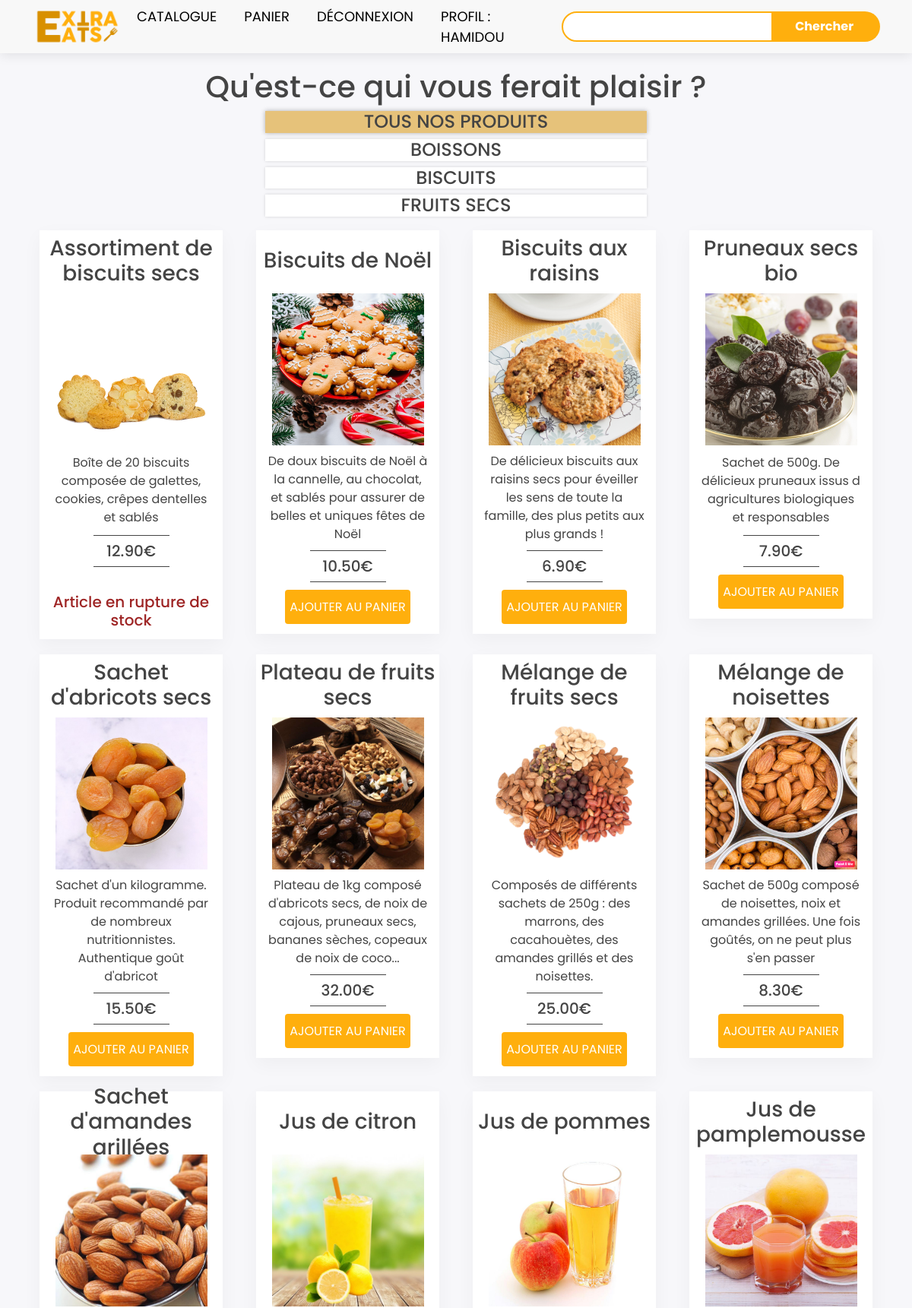
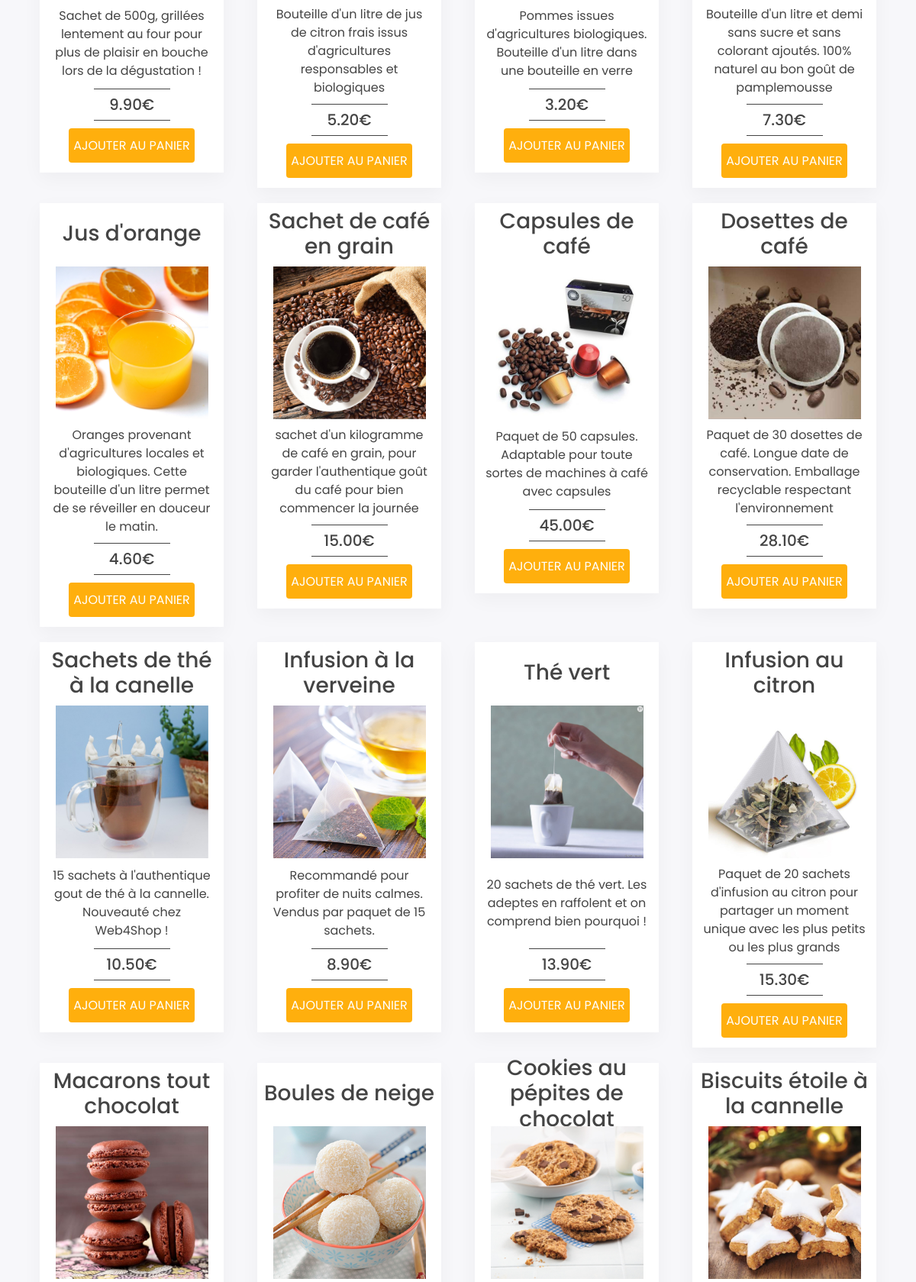
Screenshot of /index.php (signed in, upper part) with the database file from the repository (2 pictures, top to bottom).
### tables this page shows
CREATE TABLE `categories` (
  `id` tinyint(4) NOT NULL,
  `name` varchar(100) NOT NULL
);

CREATE TABLE `products` (
  `id` int(11) NOT NULL,
  `cat_id` tinyint(4) NOT NULL,
  `name` varchar(150) NOT NULL,
  `description` text NOT NULL,
  `image` varchar(30) NOT NULL,
  `price` decimal(5,2) NOT NULL,
  `quantity` int(3) NOT NULL
);

### Controller/ControllerCatalog.php (called while the page is built, shortened)
<?php
require_once 'Model/Catalog.php';
class ControllerCatalog {
    private $catalog;
    public function __construct() {
        $this->catalog = new Catalog();
    }
    public function accueil($cat_id, $txtSearched = null) {
        $categories = $this->catalog->getCategories();
        $categ = $this->catalog->getCategoryName($cat_id);
        $products = $this->catalog->getProducts($cat_id, $txtSearched);
        $view = new View("Catalog");
        $view->generate(array('products' => $products, 'categories' => $categories, 'category_name' => $categ, 'txtSearched' => $txtSearched));
    }
}

### index.php (called while the page is built, shortened)
<?php
$router = new Router();
$router->routing();

### Model/Catalog.php (called while the page is built, shortened)
<?php
require_once 'Model.php';
class Catalog extends Model {
    public function getProducts($cat_id, $txtSearched) {
        if ($txtSearched != null) {
            $sql = "SELECT * FROM products WHERE name LIKE ?";
            $products = $this->executerRequete($sql, array('%'.$txtSearched.'%'));
            return $products;
        } else {
            if($cat_id != 0) {
                $sql = "SELECT * FROM products WHERE cat_id = ?";
                $products = $this->executerRequete($sql, array($cat_id));
                if ($products->rowCount() > 0) {
                    return $products;
                }
                else {
                    throw new Exception("Aucun produit ne correspond à l'identifiant '$cat_id'");
                }
            }
            else {
                $sql = "SELECT * FROM products";
                $products = $this->executerRequete($sql);
                return $products;
            }
        }
    }
    public function getCategories() {
        $sql = "SELECT * FROM categories";
        $categories = $this->executerRequete($sql);
        return $categories;
    }
};

### Model/Model.php (called while the page is built, shortened)
<?php
abstract class Model {
    private $bdd;
    protected function executerRequete($sql, $params = null) {
        if ($params == null) {
            $resultat = $this->getBdd()->query($sql);
        }
        else {
            $resultat = $this->getBdd()->prepare($sql);
            $resultat->execute($params);
        }
        return $resultat;
    }
    private function getBdd() {
        if ($this->bdd == null) {
            $dbhost = 'localhost';
            $dbbase = 'web4shop';
            $dbuser = 'userepul';
            $dbpwd = 'epul';
            $this->bdd = new PDO("mysql:host=$dbhost;dbname=$dbbase;charset=utf8",$dbuser, $dbpwd,
                    array(PDO::ATTR_ERRMODE => PDO::ERRMODE_EXCEPTION));
        }
        return $this->bdd;
    }
}

### View/ViewCatalog.php (the view, shortened to what this page needs)
<div class="container catalog">
    <div class="text-center">
        <h1>Qu'est-ce qui vous ferait plaisir ?</h1>
    </div>
    <?php if($category_name['name'] == 'Toutes les categories'):?>
    <div class="categoryBox selected">
    <?php else:?>
    <div class="categoryBox">
    <?php endif;?>
        <a href="index.php?page=catalog">
            <h4>TOUS NOS PRODUITS</h4>
        </a>
    </div>
    <?php foreach ($categories as $categorie):?>
    <?php if($category_name['name'] == $categorie['name']):?>
    <div class="categoryBox selected">
    <?php else:?>
    <div class="categoryBox">
    <?php endif;?>
        <a href="<?= "index.php?page=catalog&cat=" . $categorie['id'] ?>">
            <h4><?= strtoupper($categorie['name']) ?></h4>
        </a>
    </div>
    <?php endforeach; ?>
    <div class="row">
    <?php foreach ($products as $product):?>
        <div class="col-lg-3 col-md-6">
            <div class="catalogBox">
                <a href="<?= "index.php?page=product&id=" . $product['id'] ?>">
                <div class="clickableBox">
                    <h3><?= $product['name'] ?></h3>
                    <?php
                    $image = $product['image'];
                    $chemin="assets/img/".$image;
                    $img = "<img src = \"" . $chemin ."\" class =\"articleImg\">";
                    echo ($img);
                    ?>
                    <p><?= $product['description'] ?></p>
                    <div class="smallLine"></div>
                    <?php $price = $product['price'];
                    echo("<h5>". $price . "€ </h5>");?>
                    <div class="smallLine"></div>
                </div>
                </a>
                <?php if($product['quantity'] != 0) :?>
                <form action = "index.php?page=Cart" method="POST" id="addToCartForm" name="addToCartForm">
                    <input class="btn1" type="submit" name = "addedToCart" value="AJOUTER AU PANIER">
                </form>
                <?php else: ?>
                    <br/>
                    <h5 class="unavailableProductText">Article en rupture de stock</h5>
                <?php endif; ?>
            </div>
        </div>
    <?php endforeach; ?>
    </div>
</div>

### assets/css/style.css (style rules this page uses)
:root { --custom-color-basic: #ffaf0d; --custom-color-hover: #d89000; }
body { background: #f7f7fa; padding-top: 90px; font-family: 'Poppins', sans-serif; color: #444444; }
a, a:hover, a:active, a:visited { text-decoration: none; color: #444444; }
.categoryBox { width: 45%; margin-left: auto; margin-right: auto; background: #fff; text-align: center; box-shadow: 0px 0px 4px rgba(0, 0, 0, 0.15); color: #444444!important; transition: 0.2s; }
.selected { background: rgb(230, 194, 122); box-shadow: 0px 0px 6px rgba(0, 0, 0, 0.3); }
.catalogBox { padding: 5px; margin: 10px; background: #fff; text-align: center; box-shadow: 0 8px 24px rgba(13, 13, 13, .04); transition: 0.2s; }
.catalogBox h3 { display: flex; justify-content: center; align-items: center; height: 70px; }
.catalogBox .clickableBox { color: #444444; }
.articleImg { width: 200px; height: 200px; }
.catalogBox p { margin: 9px; min-height: 100px; display: flex; justify-content: center; align-items: center; }
.catalogBox .smallLine { margin-left: auto; margin-right: auto; margin-top: 2px; margin-bottom: 2px; height: 1px; width: 100px; background-color: #444444; }
.catalogBox h5 { margin-top: 8px; }
.btn1 { margin: 8px; height: 45px; width: auto; border: none; border-radius: 4px; outline: none; background-color: var(--custom-color-basic); color : white; transition: 0.2s; }
.unavailableProductText { color:rgb(158, 37, 37); }

### rows the page displays
categories: name "BOISSONS"
categories: name "BISCUITS"
categories: name "FRUITS SECS"
products: name "Assortiment de biscuits secs", image (picture), description "Boîte de 20 biscuits composée de galettes, cookies, crêpes dentelles et sablés", price "12.90", quantity "Article en rupture de stock"
products: name "Biscuits de Noël", image (picture), description "De doux biscuits de Noël à la cannelle, au chocolat, et sablés pour assurer de belles et uniques fêtes de Noël", price "10.50"
products: name "Biscuits aux raisins", image (picture), description "De délicieux biscuits aux raisins secs pour éveiller les sens de toute la famille, des plus petits aux plus grands !", price "6.90"
products: name "Pruneaux secs bio", image (picture), description "Sachet de 500g. De délicieux pruneaux issus d agricultures biologiques et responsables", price "7.90"
products: name "Sachet d'abricots secs", image (picture), description "Sachet d'un kilogramme. Produit recommandé par de nombreux nutritionnistes. Authentique goût d'abricot", price "15.50"
products: name "Plateau de fruits secs", image (picture), description "Plateau de 1kg composé d'abricots secs, de noix de cajous, pruneaux secs, bananes sèches, copeaux de noix de coco...", price "32.00"
products: name "Mélange de fruits secs", image (picture), description "Composés de différents sachets de 250g : des marrons, des cacahouètes, des amandes grillés et des noisettes.", price "25.00"
products: name "Mélange de noisettes", image (picture), description "Sachet de 500g composé de noisettes, noix et amandes grillées. Une fois goûtés, on ne peut plus s'en passer", price "8.30"
products: name "Sachet d'amandes grillées", image (picture), description "Sachet de 500g, grillées lentement au four pour plus de plaisir en bouche lors de la dégustation !", price "9.90"
products: name "Jus de citron", image (picture), description "Bouteille d'un litre de jus de citron frais issus d'agricultures responsables et biologiques", price "5.20"
products: name "Jus de pommes", image (picture), description "Pommes issues d'agricultures biologiques. Bouteille d'un litre dans une bouteille en verre", price "3.20"
products: name "Jus de pamplemousse", image (picture), description "Bouteille d'un litre et demi sans sucre et sans colorant ajoutés. 100% naturel au bon goût de pamplemousse", price "7.30"
products: name "Jus d'orange", image (picture), description "Oranges provenant d'agricultures locales et biologiques. Cette bouteille d'un litre permet de se réveiller en douceur le matin.", price "4.60"
products: name "Sachet de café en grain", image (picture), description "sachet d'un kilogramme de café en grain, pour garder l'authentique goût du café pour bien commencer la journée", price "15.00"
products: name "Capsules de café", image (picture), description "Paquet de 50 capsules. Adaptable pour toute sortes de machines à café avec capsules", price "45.00"
products: name "Dosettes de café", image (picture), description "Paquet de 30 dosettes de café. Longue date de conservation. Emballage recyclable respectant l'environnement", price "28.10"
products: name "Sachets de thé à la canelle", image (picture), description "15 sachets à l'authentique gout de thé à la cannelle. Nouveauté chez Web4Shop !", price "10.50"
products: name "Infusion à la verveine", image (picture), description "Recommandé pour profiter de nuits calmes. Vendus par paquet de 15 sachets.", price "8.90"
products: name "Thé vert", image (picture), description "20 sachets de thé vert. Les adeptes en raffolent et on comprend bien pourquoi !", price "13.90"
products: name "Infusion au citron", image (picture), description "Paquet de 20 sachets d'infusion au citron pour partager un moment unique avec les plus petits ou les plus grands", price "15.30"
products: name "Macarons tout chocolat", image (picture)
products: name "Boules de neige", image (picture)
products: name "Cookies au pépites de chocolat", image (picture)
products: name "Biscuits étoile à la cannelle", image (picture)

### other values shown
$_SESSION["username"] "HAMIDOU"
